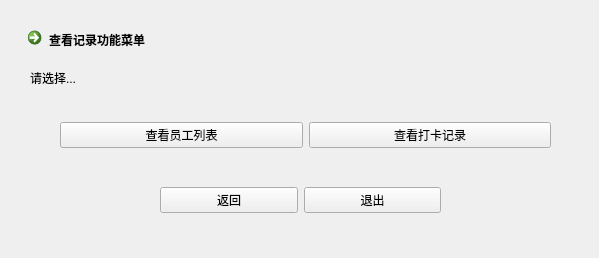
<?xml version="1.0" encoding="UTF-8"?>
<ui version="4.0">
 <class>checkInManage</class>
 <widget class="QWidget" name="checkInManage">
  <property name="geometry">
   <rect>
    <x>0</x>
    <y>0</y>
    <width>599</width>
    <height>258</height>
   </rect>
  </property>
  <property name="windowTitle">
   <string>Form</string>
  </property>
  <widget class="QWidget" name="layoutWidget">
   <property name="geometry">
    <rect>
     <x>60</x>
     <y>110</y>
     <width>491</width>
     <height>51</height>
    </rect>
   </property>
   <layout class="QHBoxLayout" name="horizontalLayout">
    <item>
     <widget class="QPushButton" name="employeeList">
      <property name="text">
       <string>查看员工列表</string>
      </property>
     </widget>
    </item>
    <item>
     <widget class="QPushButton" name="checkInRecord">
      <property name="text">
       <string>查看打卡记录</string>
      </property>
     </widget>
    </item>
   </layout>
  </widget>
  <widget class="QWidget" name="layoutWidget_2">
   <property name="geometry">
    <rect>
     <x>160</x>
     <y>180</y>
     <width>281</width>
     <height>41</height>
    </rect>
   </property>
   <layout class="QHBoxLayout" name="horizontalLayout_2">
    <item>
     <widget class="QPushButton" name="back">
      <property name="text">
       <string>返回</string>
      </property>
     </widget>
    </item>
    <item>
     <widget class="QPushButton" name="exit">
      <property name="text">
       <string>退出</string>
      </property>
     </widget>
    </item>
   </layout>
  </widget>
  <widget class="QLabel" name="alert">
   <property name="geometry">
    <rect>
     <x>30</x>
     <y>70</y>
     <width>101</width>
     <height>16</height>
    </rect>
   </property>
   <property name="text">
    <string>请选择...</string>
   </property>
  </widget>
  <widget class="QCommandLinkButton" name="tittle">
   <property name="geometry">
    <rect>
     <x>20</x>
     <y>20</y>
     <width>185</width>
     <height>41</height>
    </rect>
   </property>
   <property name="text">
    <string>查看记录功能菜单</string>
   </property>
  </widget>
 </widget>
 <resources/>
 <connections/>
</ui>
